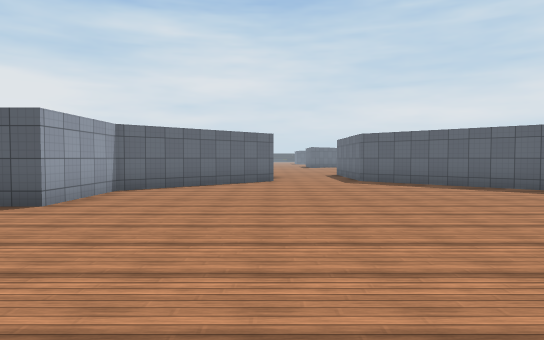
view 1 (above)

16 first-person views from a walk through a scene from a Unity 3-D project. The camera is 1.5 m above the floor, tilts 2° down and sees 75° across. The floor is counted in squares, 2 m on a side. Each view is taken from the middle of a square. On the plan, view 1 faces up. The plan holds only what a view shows up to about 11 squares ahead; the rest is blank. The place goes on beyond the plan. The player character is not drawn. Door leaves are left out, so doorways stand open. Some surface patterns are stand-ins.

view 2
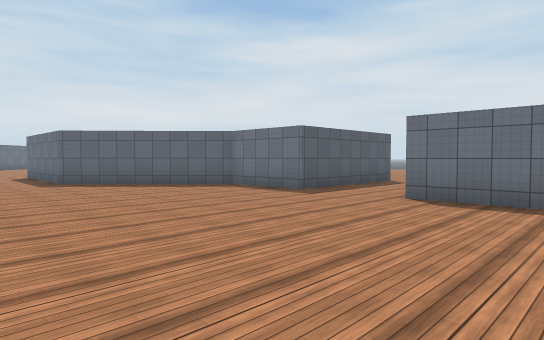

view 3
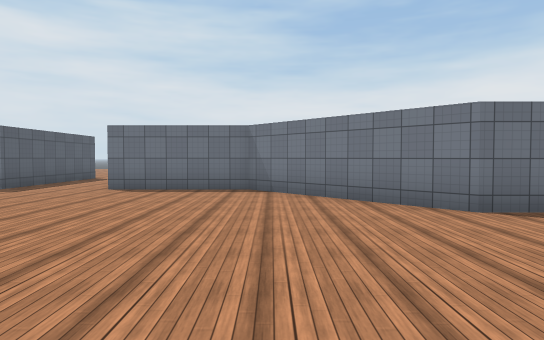

view 4
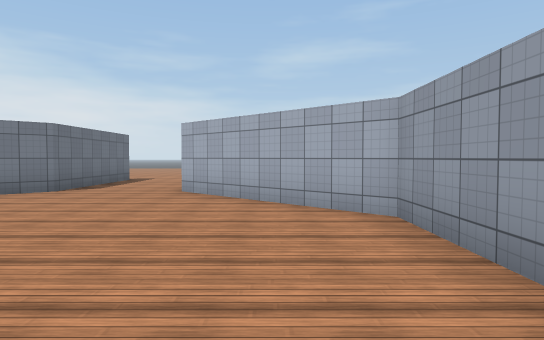

view 5
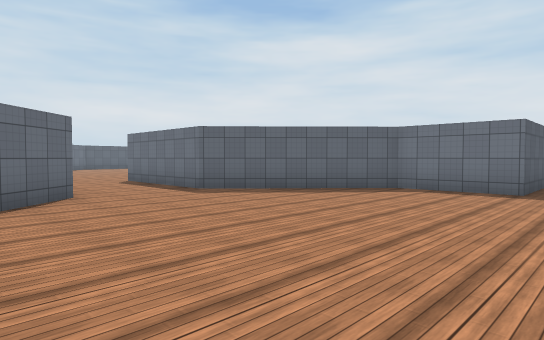

view 6
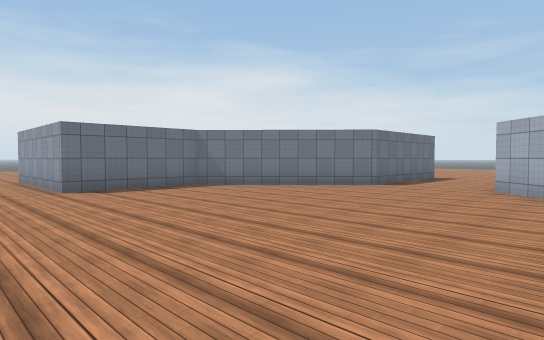

view 7
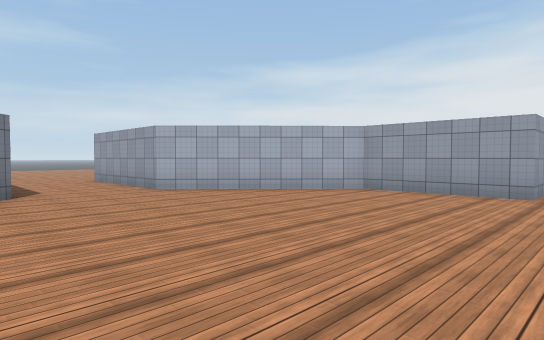

view 8
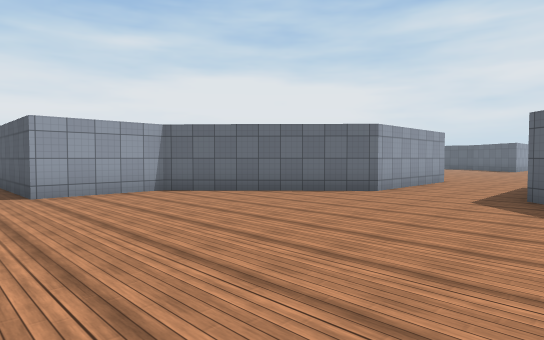

view 9
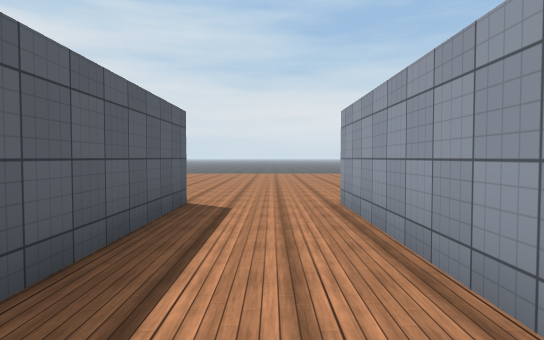

view 10
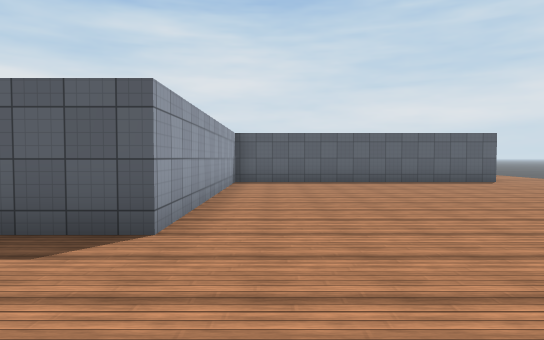

view 11
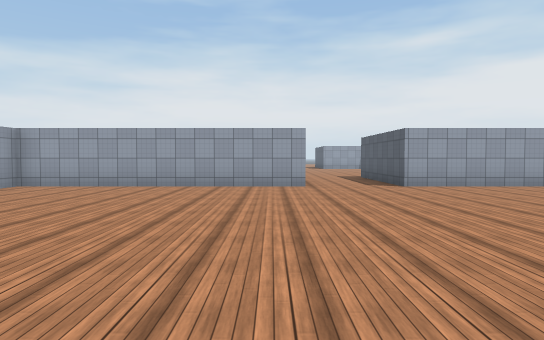

view 12
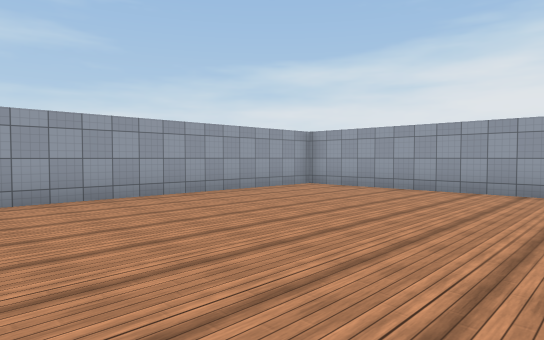

view 13
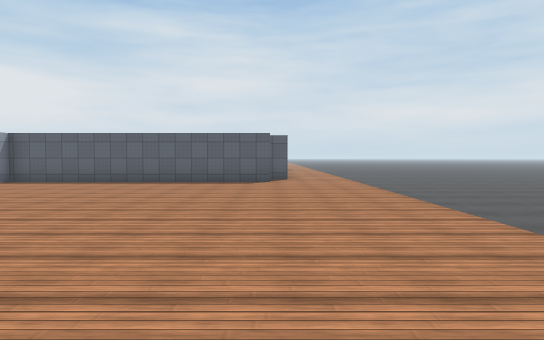

view 14
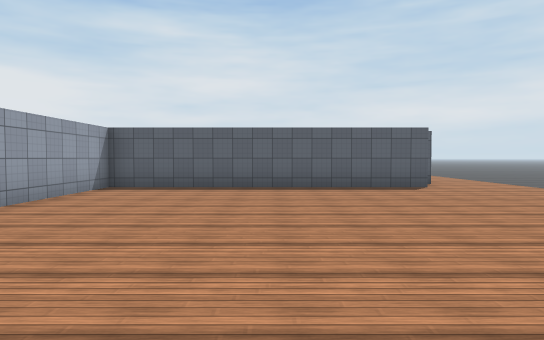

view 15
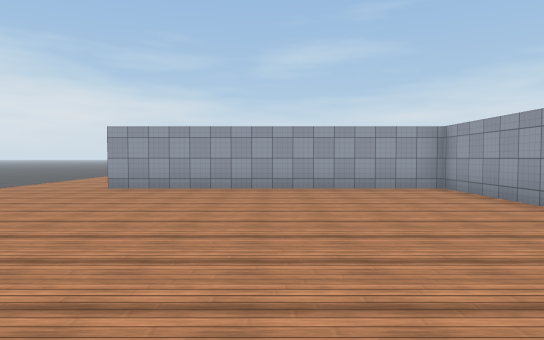

view 16
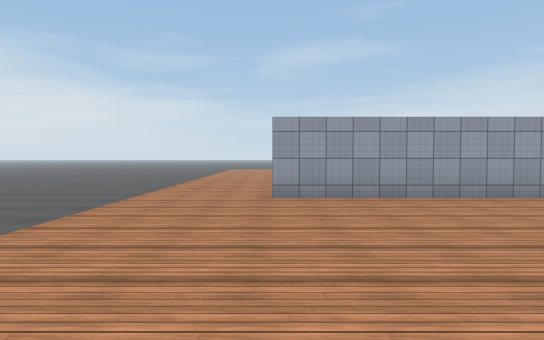

### Floor plan
Points are (right, up) in squares from view 1. A wall is a line through its corners. A room is listed if a view was taken in it or the views show most of it. See-through windows are left out.
Room 1 (views 1, 2, 3, 4, 5, 6, 7, 8, 9)
walls: (-3.6, 2.9) (-3.6, -0.5) (0, -3.9) (0, -7.5); (10.8, 5.4) (6.4, 5.4) (6.4, 8) (2.8, 11.3) (2.8, 14.8); (2.8, -7) (2.8, -3.8) (6.4, -0.4) (6.4, 2.9) (10.8, 2.9); (0, 15.5) (0, 11.3) (-3.6, 7.9) (-3.6, 5.4)
ways out: opening at (11.3, 4) to room 2; opening at (-4, 4.5); opening at (1.5, 15)
Room 2 (views 10, 11, 12, 13, 14, 15, 16)
walls: (10.8, 2.9) (10.8, -4.6) (19, -4.6); (19, 13) (10.8, 13) (10.8, 5.4)
ways out: opening at (11.3, 4) to room 1; opening at (19.5, -5)

Positions as (right, up) in squares from view 1, and headings:
1: (0, 0), facing up
2: (0, 0), facing up-right
3: (-2, -1), facing right
4: (-2, 4), facing down
5: (-2, 4), facing up-right
6: (-2, 5), facing down-right
7: (4, 4), facing down-left
8: (4, 4), facing up-left
9: (5, 4), facing right
10: (12, 2), facing up
11: (20, 2), facing left
12: (19, 2), facing down-left
13: (19, 2), facing up
14: (15, 4), facing up
15: (15, 4), facing down
16: (19, 2), facing down
